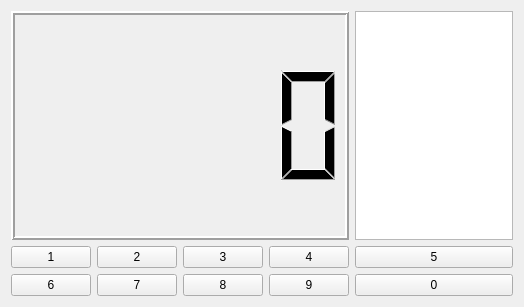
<?xml version="1.0" encoding="UTF-8"?>
<ui version="4.0">
 <class>Widget</class>
 <widget class="QWidget" name="Widget">
  <property name="geometry">
   <rect>
    <x>0</x>
    <y>0</y>
    <width>524</width>
    <height>307</height>
   </rect>
  </property>
  <property name="windowTitle">
   <string>Widget</string>
  </property>
  <layout class="QGridLayout" name="gridLayout">
   <item row="0" column="0" colspan="4">
    <widget class="QLCDNumber" name="lcdNumber">
     <property name="lineWidth">
      <number>2</number>
     </property>
    </widget>
   </item>
   <item row="0" column="4">
    <widget class="QTextEdit" name="textEdit"/>
   </item>
   <item row="1" column="0">
    <widget class="QPushButton" name="bt1">
     <property name="text">
      <string>1</string>
     </property>
    </widget>
   </item>
   <item row="1" column="1">
    <widget class="QPushButton" name="bt2">
     <property name="text">
      <string>2</string>
     </property>
    </widget>
   </item>
   <item row="1" column="2">
    <widget class="QPushButton" name="bt3">
     <property name="text">
      <string>3</string>
     </property>
    </widget>
   </item>
   <item row="1" column="3">
    <widget class="QPushButton" name="bt4">
     <property name="text">
      <string>4</string>
     </property>
    </widget>
   </item>
   <item row="1" column="4">
    <widget class="QPushButton" name="bt5">
     <property name="text">
      <string>5</string>
     </property>
    </widget>
   </item>
   <item row="2" column="0">
    <widget class="QPushButton" name="bt6">
     <property name="text">
      <string>6</string>
     </property>
    </widget>
   </item>
   <item row="2" column="1">
    <widget class="QPushButton" name="bt7">
     <property name="text">
      <string>7</string>
     </property>
    </widget>
   </item>
   <item row="2" column="2">
    <widget class="QPushButton" name="bt8">
     <property name="text">
      <string>8</string>
     </property>
    </widget>
   </item>
   <item row="2" column="3">
    <widget class="QPushButton" name="bt9">
     <property name="text">
      <string>9</string>
     </property>
    </widget>
   </item>
   <item row="2" column="4">
    <widget class="QPushButton" name="bt0">
     <property name="text">
      <string>0</string>
     </property>
    </widget>
   </item>
  </layout>
 </widget>
 <resources/>
 <connections/>
</ui>
